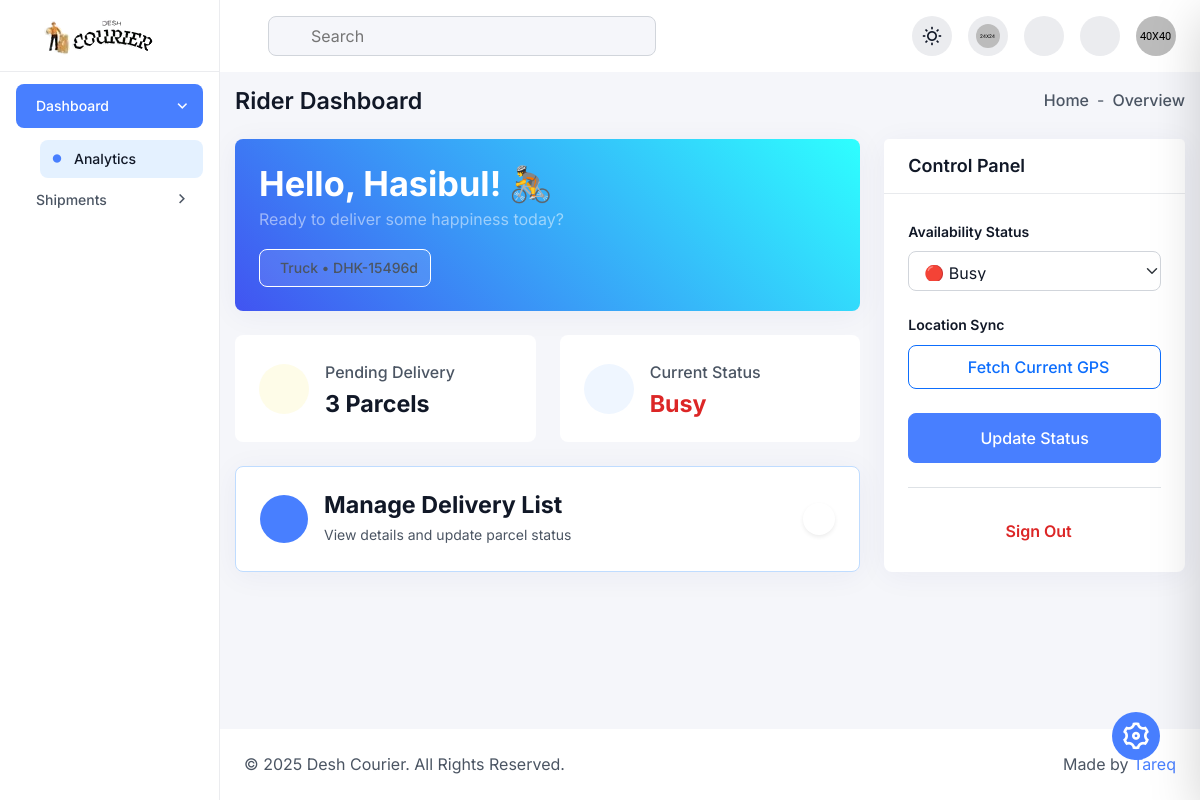
Page /rider/index.php (signed in) on the earlier database version.
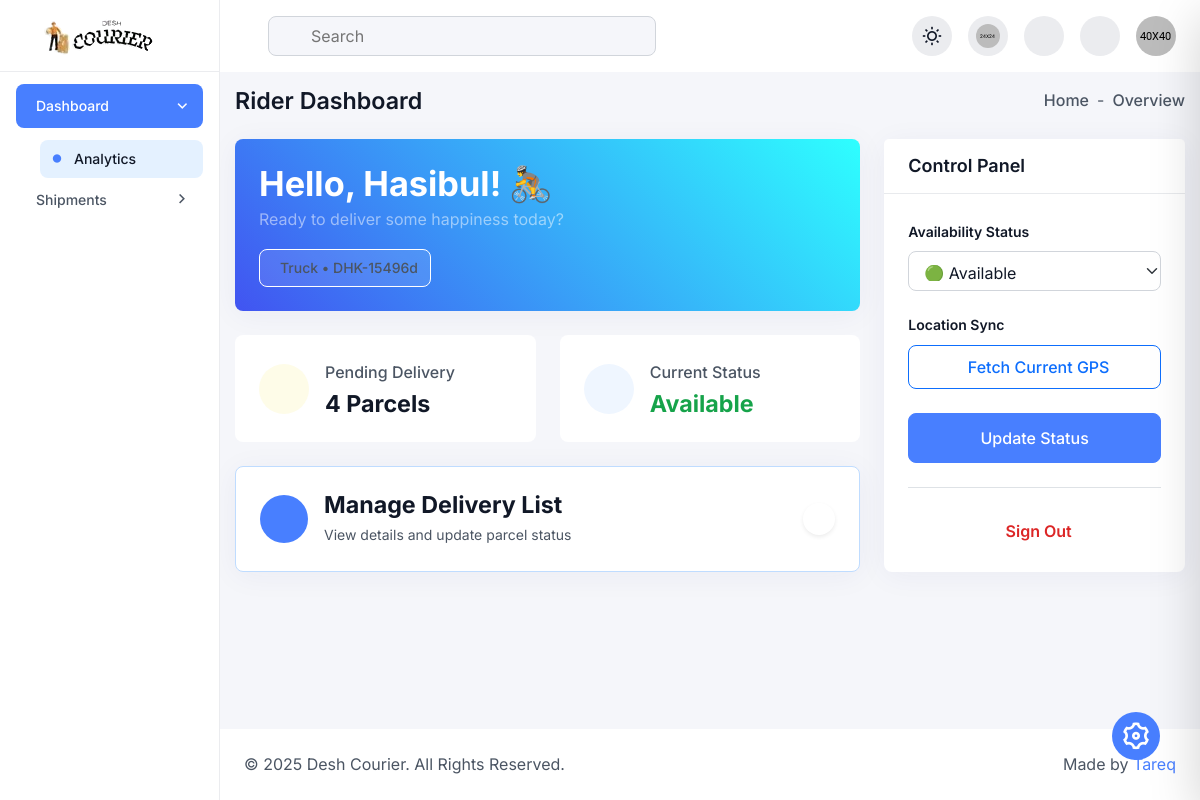
Same page on the later database version.
### tables this page shows
CREATE TABLE `couriers` (
  `courier_id` int(11) NOT NULL,
  `user_id` int(11) NOT NULL,
  `vehicle_type` enum('bike','bicycle','van','truck') DEFAULT 'bike',
  `vehicle_plate_number` varchar(50) DEFAULT NULL,
  `status` enum('available','busy','offline') DEFAULT 'offline',
  `current_latitude` decimal(10,8) DEFAULT NULL,
  `current_longitude` decimal(11,8) DEFAULT NULL
);

### rider/index.php (the view, shortened to what this page needs)
<?php
require 'db.php';
$user_id = $_SESSION['user_id'];
$user_name = $_SESSION['full_name'] ?? 'Rider';
try {
    $stmt = $pdo->prepare("SELECT * FROM couriers WHERE user_id = ?");
    $stmt->execute([$user_id]);
    $courier = $stmt->fetch(PDO::FETCH_ASSOC);
    $stmtTask = $pdo->prepare("SELECT COUNT(*) FROM parcels WHERE assigned_courier_id = ? AND current_status NOT IN ('delivered', 'cancelled', 'returned')");
    $stmtTask->execute([$courier['courier_id']]);
    $active_tasks = $stmtTask->fetchColumn();
} catch (Exception $e) {
    die("DB Error: " . $e->getMessage());
}
?>
<?php include "inc/header.php"?>
<div class="dashboard-main-body">
    <div class="d-flex flex-wrap align-items-center justify-content-between gap-3 mb-24">
        <h6 class="fw-semibold mb-0">Rider Dashboard</h6>
        <ul class="d-flex align-items-center gap-2">
            <li class="fw-medium">
                <a href="#" class="d-flex align-items-center gap-1 hover-text-primary">
                    Home
                </a>
            </li>
            <li>-</li>
            <li class="fw-medium">Overview</li>
        </ul>
    </div>
    <div class="row gy-4">
        <div class="col-lg-8">
            <div class="card bg-primary-600 text-white mb-24 border-0 radius-12 overflow-hidden" style="background: linear-gradient(45deg, #4154f1, #2effff);">
                <div class="card-body p-24 d-flex justify-content-between align-items-center flex-wrap gap-3">
                    <div>
                        <h4 class="fw-bold mb-2 text-white">Hello, <?= htmlspecialchars(explode(' ', $user_name)[0]) ?>! 🚴</h4>
                        <p class="mb-0 text-white-50">Ready to deliver some happiness today?</p>
                        <div class="mt-3 d-inline-flex align-items-center gap-2 bg-white bg-opacity-10 px-12 py-6 radius-8 border border-white border-opacity-25">
                            <span class="text-sm fw-medium"><?= ucfirst($courier['vehicle_type']) ?> &bull; <?= $courier['vehicle_plate_number'] ?></span>
                        </div>
                    </div>
                </div>
            </div>
            <div class="row gy-4 mb-24">
                <div class="col-sm-6">
                    <div class="card h-100 radius-12 border-0 shadow-none bg-base">
                        <div class="card-body p-24 d-flex align-items-center gap-3">
                            <div class="w-50-px h-50-px d-flex justify-content-center align-items-center bg-warning-50 text-warning-600 rounded-circle">
                            </div>
                            <div>
                                <p class="fw-medium text-secondary-light mb-1">Pending Delivery</p>
                                <h6 class="fw-bold mb-0 text-primary-light"><?= $active_tasks ?> Parcels</h6>
                            </div>
                        </div>
                    </div>
                </div>
                <div class="col-sm-6">
                    <div class="card h-100 radius-12 border-0 shadow-none bg-base">
                        <div class="card-body p-24 d-flex align-items-center gap-3">
                            <div class="w-50-px h-50-px d-flex justify-content-center align-items-center bg-info-50 text-info-600 rounded-circle">
                            </div>
                            <div>
                                <p class="fw-medium text-secondary-light mb-1">Current Status</p>
                                <?php
                                    $statusColor = 'text-secondary-light';
                                    if($courier['status'] == 'available') $statusColor = 'text-success-600';
                                    if($courier['status'] == 'busy') $statusColor = 'text-danger-600';
                                ?>
                                <h6 class="fw-bold mb-0 <?= $statusColor ?> text-capitalize"><?= $courier['status'] ?></h6>
                            </div>
                        </div>
                    </div>
                </div>
            </div>
            <a href="rider_tasks.php" class="card h-30 radius-12 border border-primary-100 hover-bg-primary-50 transition-2">
                <div class="card-body p-24 d-flex align-items-center justify-content-between">
                    <div class="d-flex align-items-center gap-3">
                        <div class="w-48-px h-48-px bg-primary-600 text-white rounded-circle d-flex justify-content-center align-items-center">
                        </div>
                        <div>
                            <h6 class="fw-bold mb-1 text-primary-light">Manage Delivery List</h6>
                            <p class="text-sm text-secondary-light mb-0">View details and update parcel status</p>
                        </div>
                    </div>
                    <div class="w-32-px h-32-px bg-white text-primary-600 rounded-circle d-flex justify-content-center align-items-center shadow-sm">
                    </div>
                </div>
            </a>
        </div>
        <div class="col-lg-4">
            <div class="card h-100 p-0 radius-12">
                <div class="card-header border-bottom bg-base py-16 px-24">
                    <h6 class="text-lg fw-semibold mb-0">Control Panel</h6>
                </div>
                <div class="card-body p-24">
                    <form method="POST" id="statusForm">
                        <div class="mb-20">
                            <label class="form-label fw-semibold text-primary-light text-sm mb-8">Availability Status</label>
                            <select name="status" class="form-select form-control radius-8 h-40-px">
                                <option value="available" <?= $courier['status'] == 'available' ? 'selected' : '' ?>>🟢 Available</option>
                                <option value="busy" <?= $courier['status'] == 'busy' ? 'selected' : '' ?>>🔴 Busy</option>
                            </select>
                        </div>
                        <div class="mb-24">
                            <label class="form-label fw-semibold text-primary-light text-sm mb-8">Location Sync</label>
                            <button type="button" class="btn btn-outline-primary w-100 radius-8 d-flex justify-content-center align-items-center gap-2" id="gpsBtn" onclick="getLocation()">
                                <span id="gpsText">Fetch Current GPS</span>
                            </button>
                        </div>
                        <button type="submit" class="btn btn-primary-600 w-100 radius-8 py-12">
                            Update Status
                        </button>
                    </form>
                    <div class="mt-24 pt-24 border-top text-center">
                        <a href="logout.php" class="text-danger-600 fw-semibold hover-text-danger-700 d-inline-flex align-items-center gap-2">
                            <iconify-icon icon="solar:logout-linear" class="text-xl"></iconify-icon> Sign Out
                        </a>
                    </div>
                </div>
            </div>
        </div>
    </div>
</div>
<?php include "inc/footer.php" ?>

### rider/inc/header.php (shortened to what this page needs)
<!DOCTYPE html>
<html lang="en" data-theme="light">
<head>
  <link rel="stylesheet" href="assets/css/remixicon.css">
  <link rel="stylesheet" href="assets/css/lib/bootstrap.min.css">
  <link rel="stylesheet" href="assets/css/lib/apexcharts.css">
  <link rel="stylesheet" href="assets/css/lib/dataTables.min.css">
  <link rel="stylesheet" href="assets/css/lib/editor-katex.min.css">
  <link rel="stylesheet" href="assets/css/lib/editor.atom-one-dark.min.css">
  <link rel="stylesheet" href="assets/css/lib/editor.quill.snow.css">
  <link rel="stylesheet" href="assets/css/lib/flatpickr.min.css">
  <link rel="stylesheet" href="assets/css/lib/full-calendar.css">
  <link rel="stylesheet" href="assets/css/lib/jquery-jvectormap-2.0.5.css">
  <link rel="stylesheet" href="assets/css/lib/magnific-popup.css">
  <link rel="stylesheet" href="assets/css/lib/slick.css">
  <link rel="stylesheet" href="assets/css/lib/prism.css">
  <link rel="stylesheet" href="assets/css/lib/file-upload.css">
  <link rel="stylesheet" href="assets/css/lib/audioplayer.css">
  <link rel="stylesheet" href="assets/css/style.css">
</head>
<body>
<button type="button"
    class="theme-customization__button w-48-px h-48-px bg-primary-600 text-white rounded-circle d-flex justify-content-center align-items-center position-fixed end-0 bottom-0 mb-40 me-40 text-2xxl bg-hover-primary-700">
    <i class="ri-settings-3-line animate-spin"></i>
</button>
<aside class="sidebar">
  <div>
    <a href="index.php" class="sidebar-logo">
      <img src="assets/images/desh_courier-removebg-preview.png" alt="site logo" class="light-logo">
    </a>
  </div>
  <div class="sidebar-menu-area">
    <ul class="sidebar-menu" id="sidebar-menu">
      <li class="dropdown">
        <a href="javascript:void(0)">
          <span>Dashboard</span>
        </a>
        <ul class="sidebar-submenu">
          <li>
            <a href="index.php"><i class="ri-circle-fill circle-icon text-primary-600 w-auto"></i> Analytics</a>
          </li>
        </ul>
      </li>
      <li class="dropdown">
        <a href="javascript:void(0)">
          <span>Shipments</span>
        </a>
      </li>
    </ul>
  </div>
</aside>
<main class="dashboard-main">
    <div class="navbar-header">
  <div class="row align-items-center justify-content-between">
    <div class="col-auto">
      <div class="d-flex flex-wrap align-items-center gap-4">
        <form class="navbar-search">
          <input type="text" name="search" placeholder="Search">
        </form>
      </div>
    </div>
    <div class="col-auto">
      <div class="d-flex flex-wrap align-items-center gap-3">
        <button type="button" data-theme-toggle
          class="w-40-px h-40-px bg-neutral-200 rounded-circle d-flex justify-content-center align-items-center"></button>
        <div class="dropdown d-none d-sm-inline-block">
          <button
            class="has-indicator w-40-px h-40-px bg-neutral-200 rounded-circle d-flex justify-content-center align-items-center"
            type="button" data-bs-toggle="dropdown">
            <img src="assets/images/lang-flag.png" alt="image" class="w-24 h-24 object-fit-cover rounded-circle">
          </button>
        </div>
        <div class="dropdown">
          <button
            class="has-indicator w-40-px h-40-px bg-neutral-200 rounded-circle d-flex justify-content-center align-items-center"
            type="button" data-bs-toggle="dropdown">
          </button>
        </div>
        <div class="dropdown">
          <button
            class="has-indicator w-40-px h-40-px bg-neutral-200 rounded-circle d-flex justify-content-center align-items-center"
            type="button" data-bs-toggle="dropdown">
          </button>
        </div>
        <div class="dropdown">
          <button class="d-flex justify-content-center align-items-center rounded-circle" type="button"
            data-bs-toggle="dropdown">
            <img src="assets/images/user.png" alt="image" class="w-40-px h-40-px object-fit-cover rounded-circle">
          </button>
        </div>
      </div>
    </div>
  </div>
</div>

### rider/inc/footer.php (shortened to what this page needs)
<footer class="d-footer">
  <div class="row align-items-center justify-content-between">
    <div class="col-auto">
      <p class="mb-0">© 2025 Desh Courier. All Rights Reserved.</p>
    </div>
    <div class="col-auto">
      <p class="mb-0">Made by <span class="text-primary-600">Tareq</span></p>
    </div>
  </div>
</footer>
</main>
</body>
</html>

Differences in the rows shown:
changed couriers "Truck": status "Busy" → "Available"; status "🔴 Busy" → "🟢 Available"
Other differences:
$active_tasks: "3" → "4"
